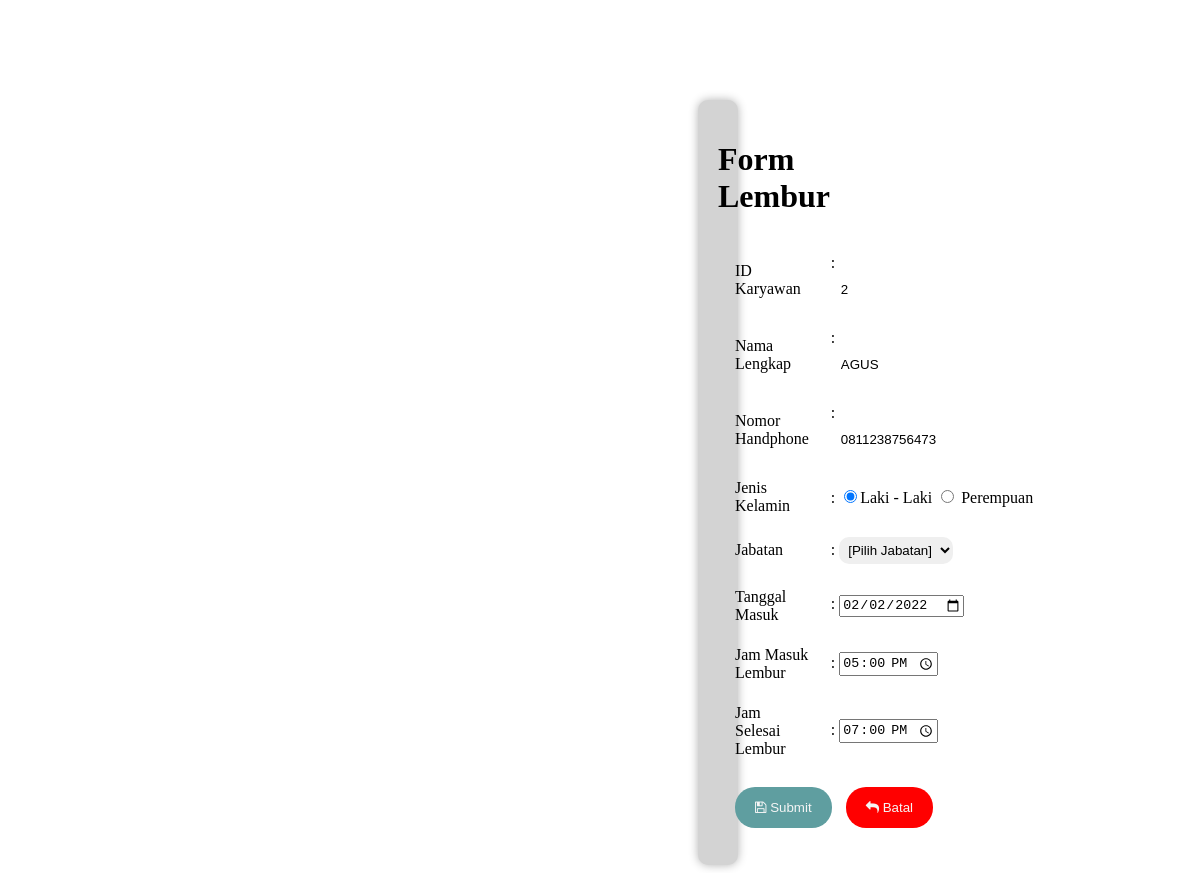
The page /edit.php?id_karyawan=2 on the database its author committed.
### tables this page shows
CREATE TABLE `karyawan` (
  `id_karyawan` int(11) NOT NULL,
  `nama_karyawan` varchar(100) NOT NULL,
  `jenis_kelamin` enum('Laki-Laki','Perempuan') NOT NULL,
  `no_hp` char(13) NOT NULL,
  `tgl_lembur` date NOT NULL,
  `jam_masuk` time NOT NULL,
  `jam_selesai` time NOT NULL
);

### edit.php (called while the page is built, shortened)
<?php include 'lib/library.php';
    $id_karyawan=$_GET['id_karyawan'];
    $sql = "SELECT * FROM karyawan WHERE id_karyawan='$id_karyawan'";
    $query = $mysqli->query($sql);
    $lembur = $query->fetch_array();
    include 'views/v_tambah.php';
?>

### views/v_tambah.php (the view, shortened to what this page needs)
<!DOCTYPE html>
<html lang="en">
<head>
    <link rel="stylesheet" href="https://maxcdn.bootstrapcdn.com/font-awesome/4.5.0/css/font-awesome.min.css">
</head>
<body>
    <?php
	$action = 'tambah.php';
	if (!empty($lembur)) {
		$action = 'edit.php';
	}
    ?>
    <div class="form" >
    <h1>Form Lembur</h1>
    <form action="<?= $action ?>" method="post">
        <table align="center">
            <tr>
                <?php if(isset($_GET['id_karyawan'])) { ?>
                <td>ID Karyawan </td>
                <td>: <input type="text" name="id_karyawan" placeholder="Masukkan Nama Lengkap" readonly value="<?= @$lembur['id_karyawan'] ?>"></td>
                <?php } else { ?>
                    <td>ID Karyawan </td>
                <td>: <input type="text" name="id_karyawan" placeholder="Masukkan Nama Lengkap" value="<?= @$lembur['id_karyawan'] ?>"></td>
                <?php } ?>
            </tr>
            <tr>
                <td>Nama Lengkap </td>
                <td>: <input type="text" name="nama_karyawan" placeholder="Masukkan Nama Lengkap" value="<?= @$lembur['nama_karyawan'] ?>"></td>
            </tr>
            <tr>
                <td>Nomor Handphone </td>
                <td>: <input type="text" name="no_hp" placeholder="Masukkan Nomor Handphone" value="<?= @$lembur['no_hp'] ?>"></td>
            </tr>
            <tr>
                <td>Jenis Kelamin </td>
                <td>: <input type="radio" name="jenis_kelamin" value ="Laki-Laki" <?= @$lembur['jenis_kelamin'] == 'Laki-Laki' ? 'checked' : ''?>>Laki - Laki
                <input type="radio" name="jenis_kelamin" value="Perempuan" <?= @$lembur['jenis_kelamin'] == 'Perempuan' ? 'checked' : '' ?>> Perempuan</td>
            </tr>
            <tr>
                <td>Jabatan </td>
                <td>:
                <select name="id_jabatan">
                <option>[Pilih Jabatan]</option>
                 </select>
            </td>
            </tr>
            <tr>
            <tr>
                <td>Tanggal Masuk </td>
                <td>: <input type="date" name="tgl_masuk" placeholder="" value="<?= @$lembur['tgl_lembur'] ?>"></td>
            </tr>
            <tr>
                <td>Jam Masuk Lembur</td>
                <td>: <input type="time" name="jam_masuk" placeholder="" value="<?= @$lembur['jam_masuk'] ?>"></td>
            </tr>
            <tr>
                <td>Jam Selesai Lembur</td>
                <td>: <input type="time" name="jam_selesai" placeholder="" value="<?= @$lembur['jam_selesai'] ?>"></td>
            </tr>
            <tr>
                <td colspan=2 align="left"><button type="submit"><i class="fa fa-floppy-o"></i> Submit</button>
                <?php if(isset($_GET['nis'])){
                    ?>
                <button class="button"><a href="index.php"><i class="fa fa-reply"></i> Batal</a></button></td>
                <?php } else { ?>
                    <button class="button"><a href="index.php"><i class="fa fa-reply"></i> Batal</a></button></td>
                <?php } ?>
            </tr>
        </table>
    </form>
    </div>
</body>
</html>

### views/v_tambah.php (style rules this page uses)
.form { margin-top: 100px; margin-left: 690px; margin-right: 690px; padding: 20px; background: lightgrey; box-shadow: 0px 0px 10px rgba(0,0,0,0.3); border-radius: 10px; }
h1 { text-align: center; color: black; }
table { padding:5px; }
td { padding:10px; color: black; }
a { text-decoration: none; color: whitesmoke; }
button { border: none; padding: 7px 10px; background-color: red; border-radius: 20px; color: whitesmoke; padding: 13px 20px; margin-top: 7px; }
button[type='submit'] { background-color:cadetblue; }
input[type="text"] { border: none; padding: 10px; padding-right: 30px; border-radius: 10px; border: ; }
select { border: none; padding: 5px; border-radius: 10px; border: ; }
.button { margin-left: 10px; }

### rows shown on the page
karyawan: id_karyawan "2", nama_karyawan "AGUS", no_hp "0811238756473", jenis_kelamin "☑", tgl_masuk "02/02/2022", jam_masuk "17:00:00", jam_selesai "19:00:00"
